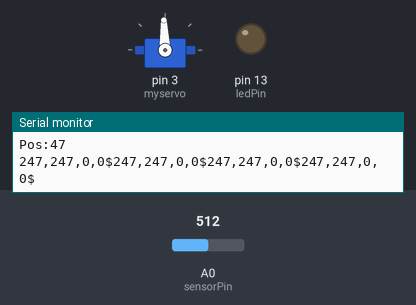
Bench run of a sketch on a simulated Arduino Uno, built with avr-gcc and run on an emulated ATmega328P. Shown: servo, output pins drawn as LEDs (lit = HIGH), the last lines printed to the serial monitor. Inputs (shaded band) come from the test bench; at power-on: A0 (sensorPin) = 512.

Above: at 6.2 s.
6.3 s: A0 (sensorPin) set to 716
At 6.46 s:
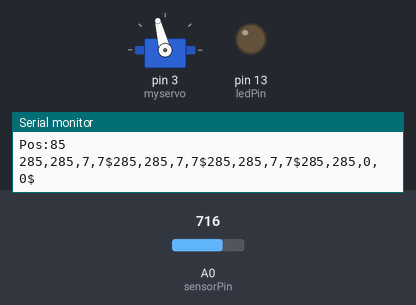
8.0 s: A0 (sensorPin) set to 122
At 9.2 s:
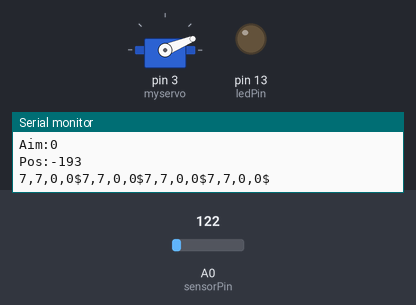
Timing chart, 0 to 11.0 s (numbered marks = the images above; inputs shaded):
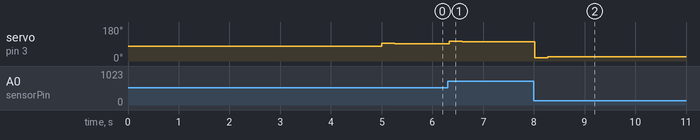

Measured:
- after the input at 6.3 s, servo on pin 3 (myservo): 92° → 104° at once, → 103° 0.26 s later
- after the input at 8.0 s, servo on pin 3 (myservo): 103° → 17° at once, → 22° 0.26 s later

The sketch:

PID-balance-ball.ino
```cpp
#include <Servo.h>
//#include <Wire.h>
//#include "IICLiquidCrystal.h"

// Connect via i2c, default address #0 (A0-A2 not jumpered)
//LiquidCrystal lcd(0);

float Kp = 3;   //2
float Kd = 1;  //35
float Ki = 0.5; //0.1
int Rint = 8;   //
int Rext = 40;  //
int aim = 0;
unsigned long time = 0; //execution time of the last cycle
unsigned long timeSerial = 0;
int period = 50;        //Sampling period in ms
int sensorPin = 0;        //Analog Pin where the Distance Sensor signal is connected
int measure;            //What the sensor measures. They are ADCs.
int dcal [] = {         //Remote ADC calibration
  -193, -160, -110, -60, 0, 40, 60, 90, 120
};
int ADCcal [] = {
  177, 189, 231, 273, 372, 483, 558, 742, 970
};
int lastDist;     //Previous value of Distance to calculate Speed
int dist;         //distance in mm with 0 in the center of the bar
int nvel = 5;       //number of velocity values over which we calculate the average
int v[5];
int vel;          //mean value of the last speed levels
float I;          //Integral Value


Servo myservo;    //create servo object to control a servo
float pos;
float reposo = 1350; //value held by horizontal bar

int ledPin = 13; //Green led pin.

void setup()
{
  analogReference(EXTERNAL);  //AREF connected to 3.3V
  myservo.attach(3);         //attaches the servo on pin X to the servo object
  Serial.begin(115200);
  pinMode(ledPin, OUTPUT);

  myservo.writeMicroseconds(reposo);
  delay(5000);

  //lcd.begin(16, 2);

}

void loop()
{
  if (millis() > timeSerial + 200)
  {
    timeSerial = millis();
//    Kp = map(analogRead(A1), 0, 1023, 0, 5000) / 100.0;
//    Kd = map(analogRead(A2), 0, 1023, 0, 400) / 100.0;
//    Ki = map(analogRead(A3), 0, 1023, 0, 300) / 100.0;

    //aim = map(analogRead(A5), 0, 1023, -20, 20);

    Serial.println();
    Serial.print("Kp:");
    Serial.println(Kp);

    Serial.print("Kd:");
    Serial.println(Kd);

    Serial.print("Ki:");
    Serial.println(Ki);

    Serial.print("Aim:");
    Serial.println(aim);

    Serial.print("Pos:");
    Serial.println(dist);
  }


  if (millis() > time + period) { //
    time = millis();

    //    lcd.setCursor(0, 0);
    //    lcd.print("Kp:");
    //    lcd.print(Kp);
    //
    //    lcd.setCursor(8, 0);
    //    lcd.print("Kd:");
    //    lcd.print(Kd);
    //
    //    lcd.setCursor(0, 1);
    //    lcd.print("Ki:");
    //    lcd.print(Ki);
    //
    //    lcd.setCursor(8, 1);
    //    lcd.print("Pos:");
    //    lcd.print(dist);


    //We measure DISTANCE
    measure = analogRead(sensorPin);
    measure = constrain(measure, ADCcal[0], ADCcal[8]);
    lastDist = dist; //We save the previous value of dist to calculate the speed
    for (int i = 0; i < 8; i++) { //We apply Calibration curve from ADC to mm
      if (measure >= ADCcal[i] && measure < ADCcal[i + 1]) {
        dist = map(measure, ADCcal[i], ADCcal[i + 1], dcal[i], dcal[i + 1]);
      }
    }
    //Average SPEED calculation
    for (int i = 0; i < nvel - 1; i++) { //We all move to the left to free the last one.
      v[i] = v[i + 1];
    }
    v[nvel - 1] = (dist - lastDist); //We put a new data
    vel = 0;
    for (int i = 0; i < nvel; i++) { //We calculate the mean
      vel = vel + v[i];
    }
    vel = vel / nvel;
    // Integral
    if (abs(dist - aim) > Rint && abs(dist - aim) < Rext) { //Only if it is inside (-Rext, Rext) and outside (-Rint, Rint)
      I = I + dist * Ki;
    }
    else {
      I = 0;
    }
    //We calculate servo position
    pos = Kp * (dist - aim) + Kd * vel + I;
    myservo.writeMicroseconds(reposo + pos);

    if (abs(dist) < Rint) { //If we are inside Rint turn on Led
      digitalWrite(ledPin, HIGH);
    }
    else {
      digitalWrite(ledPin, LOW);
    }

    if (1) { //Shipping for PROCESSING
      Serial.print(dist + 200);
      Serial.print(",");
      Serial.print(dist + 200);
      Serial.print(",");
      Serial.print(vel);
      Serial.print(",");
      Serial.print(vel);
      Serial.print("$");
    }
    if (0) { //Debug
      Serial.print(millis());
      Serial.print(" ms|dist: ");
      Serial.print(dist);
      Serial.print("|vel: ");
      Serial.print(vel);
      Serial.print("|Kp*dist: ");
      Serial.print(Kp * dist);
      Serial.print("|Kd*vel: ");
      Serial.print(Kd * vel);
      Serial.print("|Int: ");
      Serial.print(I);
      Serial.print("|pos: ");
      Serial.println(pos);
    }
    if (0) { //To calibrate Distance sensor
      Serial.print(dist);
      Serial.print("mm     ADC: ");
      Serial.println(measure);
    }
    if (0) { //DeBug Speeds
      for (int i = 0; i < (nvel); i++) {
        Serial.print(v[i]);
        Serial.print(",");
      }
      Serial.print("       vel:");
      Serial.println(vel);
    }
  }
}
```
